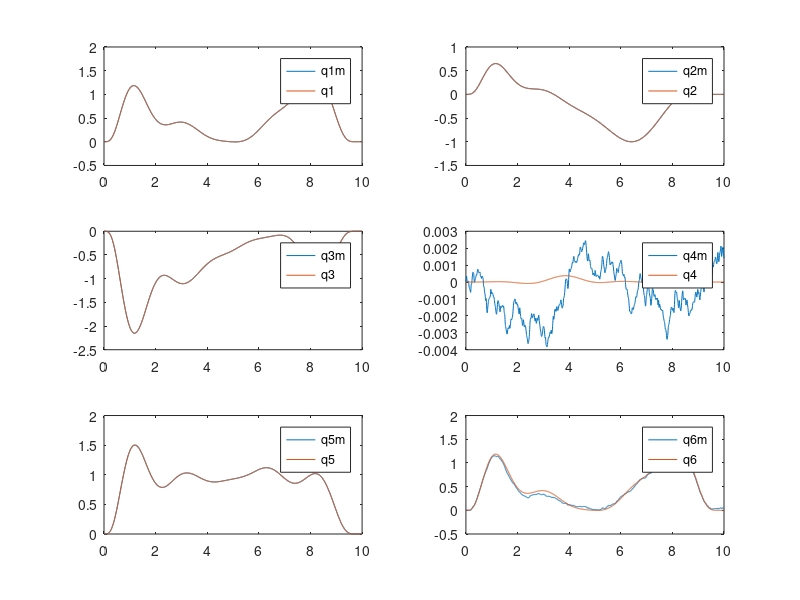

MATLAB code to generate this figure:
clear;clc;

load('input.mat')
load('output.mat')

t = input(1,:);

subplot(3,2,1)
plot(t,output(2,:))
hold on
plot(t,input(2,:))
legend('q1m','q1')

subplot(3,2,2)
plot(t,output(3,:))
hold on
plot(t,input(3,:))
legend('q2m','q2')

subplot(3,2,3)
plot(t,input(4,:))
hold on
plot(t,output(4,:))
legend('q3m','q3')

subplot(3,2,4)
plot(t,output(5,:))
hold on
plot(t,input(5,:))
legend('q4m','q4')

subplot(3,2,5)
plot(t,output(6,:))
hold on
plot(t,input(6,:))
legend('q5m','q5')

subplot(3,2,6)
plot(t,output(7,:))
hold on
plot(t,input(7,:))
legend('q6m','q6')